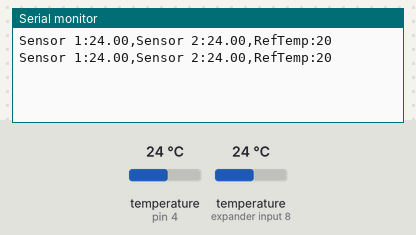
This sketch was run on a simulated Arduino Uno, built with avr-gcc and run on an emulated ATmega328P. On the bench: the last lines printed to the serial monitor. The test bench sets the inputs (shaded band); at power-on: temperature (sensors on pin 4, expander input 8) 24 °C.

Above: at 7.3 s.
7.4 s: temperature (sensor on pin 4) set to 12 °C
At 12.8 s:
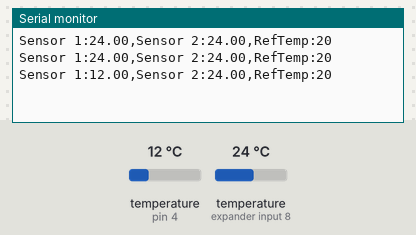
14.1 s: temperature (sensor on expander input 8) set to 12 °C
At 18.7 s:
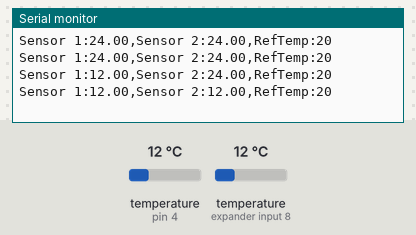
20.8 s: temperature (sensor on pin 4) set to 19 °C
At 24.7 s:
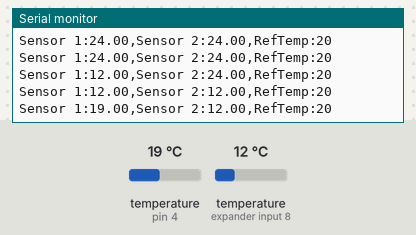
27.5 s: temperature (sensor on expander input 8) set to 19 °C
At 30.7 s:
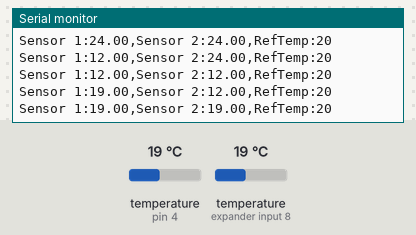
Timing chart, 0 to 32.2 s (numbered marks = the images above; inputs shaded):
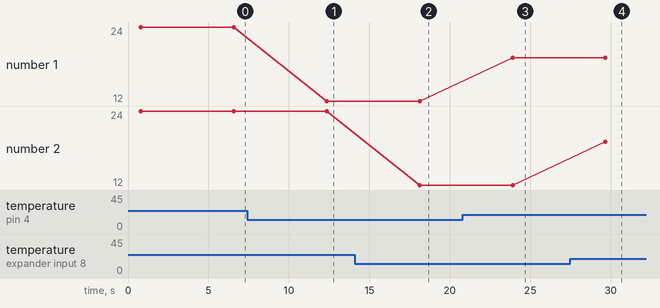

The sketch:

MultipleTemperatureSensorsDS18D20.ino
```cpp
/*
Project:  Multiple DS18B20 Temperatur Sensors on 1-Wire
Author:   Thomas Edlinger for www.edistechlab.com
Date:     Created 17.10.2021
Version:  V1.0
IDE:      Arduino IDE 1.8.16
 
Required Board (Tools -> Board -> Boards Manager...)
 - Board: esp8266 by ESP8266 Community   V3.0.2
 - Board: esp32   by Espressif Systems   V1.0.6

Required libraries (sketch -> include library -> manage libraries)
 - OneWire libary V2.3.5 by Jim Studt
 - DallasTemperature V3.9.0 by Miles Burton

Connect the DS18B20 Sensor:
Sensor         ESP32    ESP8266    UNO      Mega
VDD            3,3V     3,3V       5V       5V
DQ / 4,7kOhm   4        4          4        4
GND            GND      GND        GND      GND
*/

#include <OneWire.h>
#include <DallasTemperature.h>

const int oneWireBus = 4;   //GPIO Pin 1-Wire Bus
OneWire oneWire(oneWireBus);
DallasTemperature sensors(&oneWire);

//Sensor 1: 28  CC  32  07  D6  01  3C  6C
//Sensor 2: 28  F7  2C  07  D6  01  3C  A7
float tempSensor1, tempSensor2;
uint8_t sensor1[8] = { 0x28, 0x6E, 0x77, 0x96, 0xF0, 0x01, 0x3C, 0x4E  };
uint8_t sensor2[8] = { 0x28, 0x8C, 0xFC, 0x96, 0xF0, 0x01, 0x3C, 0xB2  };

void setup() {
  Serial.begin(115200);
  sensors.begin();
}

int static_temp = 20;

void loop() {
  sensors.requestTemperatures();
  tempSensor1 = sensors.getTempC(sensor1); // Gets the Sensor 1 values
  tempSensor2 = sensors.getTempC(sensor2); // Gets the Sensor 2 values
  // print values suitable for serial plotter
  Serial.print("Sensor 1:");
  Serial.print(tempSensor1);
  Serial.print(",");
  Serial.print("Sensor 2:");
  Serial.print(tempSensor2);
  Serial.print(",");
  Serial.print("RefTemp:");
  Serial.println(static_temp);
//  Serial.println(" C  - Sensor 2");
  delay(5000);
}
```

Measured:
- after the input at 7.4 s, the serial monitor: prints a new line after 4.9 s (image 1)
- after the input at 14.1 s, the serial monitor: prints a new line after 4.0 s (image 2)
- after the input at 20.8 s, the serial monitor: prints a new line after 3.1 s (image 3)
- after the input at 27.5 s, the serial monitor: prints a new line after 2.2 s (image 4)
- plotted number 1: 24 → 12 after the input at 7.4 s, 12 → 19 after the input at 20.8 s
